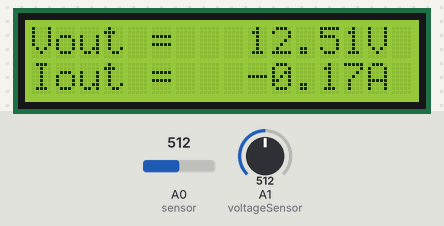
This sketch was run on a simulated Arduino Uno, built with avr-gcc and run on an emulated ATmega328P. Shown: 16×2 character LCD. The inputs (shaded band) are chosen by the test bench; at power-on: A0 (sensor) = 512, A1 (voltageSensor) = 512. What the sketch prints to the serial monitor is not drawn.

Above: at 3.2 s.
3.3 s: A0 (sensor) set to 716
At 5.8 s:
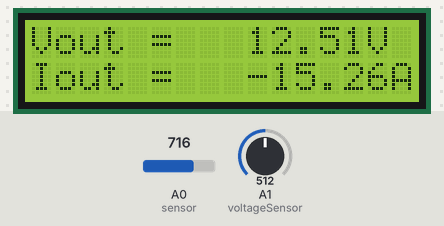
6.1 s: A0 (sensor) set to 661
At 7.0 s:
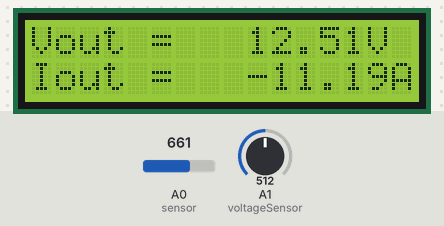
8.1 s: A0 (sensor) set to 634
At 9.2 s:
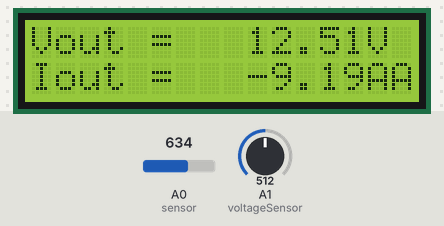
10.2 s: A1 (voltageSensor) set to 716
At 11.4 s:
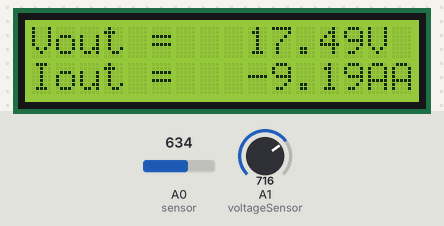
12.2 s: A1 (voltageSensor) set to 900
At 13.7 s:
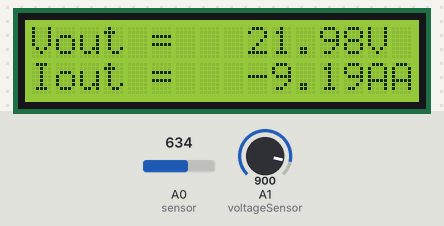
14.3 s: A1 (voltageSensor) set to 1023
At 15.9 s:
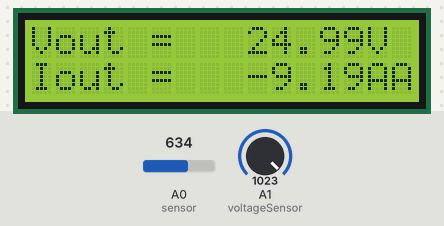
Timing chart, 0 to 17.4 s (numbered marks = the images above; inputs shaded):
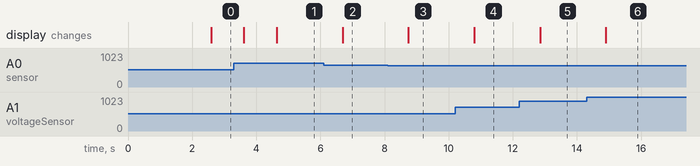

The sketch:

Power_Sesnor__1_.ino
```cpp
#include <LiquidCrystal.h>

const int voltageSensor = A1;

float vOUT = 0.0;
float vIN = 0.0;
float R1 = 30140.0;
float R2 = 7530.0;
int value = 0;

//LiquidCrystal lcd(12, 11, , 9, 10, 13); // RS, E, D4, D5, D6, D7
const int rs = 12, en = 11, d4 = 8, d5 = 9, d6 = 10, d7 = 13;
LiquidCrystal lcd(rs, en, d4, d5, d6, d7);
void setup()
{
Serial.begin(9600);
lcd.begin(16,2);
lcd.print(" Measure > 25V  ");
delay(2000);
}

void loop()
{

  value = analogRead(voltageSensor);
  vOUT = (value * 5.0) / 1024.0;
  vIN = vOUT / (R2/(R1+R2));
  unsigned int x=0;
float AcsValue=0.0,Samples=0.0,AvgAcs=0.0,AcsValueF=0.0;

  for (int x = 0; x < 150; x++){ //Get 150 samples
  AcsValue = analogRead(A0);     //Read current sensor values
  Samples = Samples + AcsValue;  //Add samples together
  delay (3); // let ADC settle before next sample 3ms
}
AvgAcs=Samples/150.0;//Taking Average of Samples


//((AvgAcs * (5.0 / 1024.0)) is converitng the read voltage in 0-5 volts
//2.5 is offset(I assumed that arduino is working on 5v so the viout at no current comes
//out to be 2.5 which is out offset. If your arduino is working on different voltage than
//you must change the offset according to the input voltage)
//0.066v(66mV) is rise in output voltage when 1A current flows at input
AcsValueF = (2.489 - (AvgAcs * (5.0 / 1024.0)) )/0.066;


Serial.println(AcsValueF);//Print the read current on Serial monitor
delay(50);


  lcd.setCursor(0,0);
  lcd.print("Vout =         ");
  lcd.setCursor(9,0);
  lcd.print(vIN);
  lcd.print("V");
  lcd.setCursor(0,1);
   lcd.print("Iout =         ");
   lcd.setCursor(9,1);
  lcd.print(AcsValueF);
  lcd.print("A");
  delay(500);
}
```

Measured:
- the behaviour switches between 645 and 644 on A0 (sensor) (found by bisection; images 2 and 3)
- after the input at 3.3 s, the display: first changes after 0.32 s (image 1 shows a later state)
- after the input at 6.1 s, the display: changes after 0.59 s (image 2)
- after the input at 8.1 s, the display: changes after 0.65 s (image 3)
- after the input at 10.2 s, the display: changes after 0.60 s (image 4)
- after the input at 12.2 s, the display: changes after 0.65 s (image 5)
- after the input at 14.3 s, the display: changes after 0.60 s (image 6)
